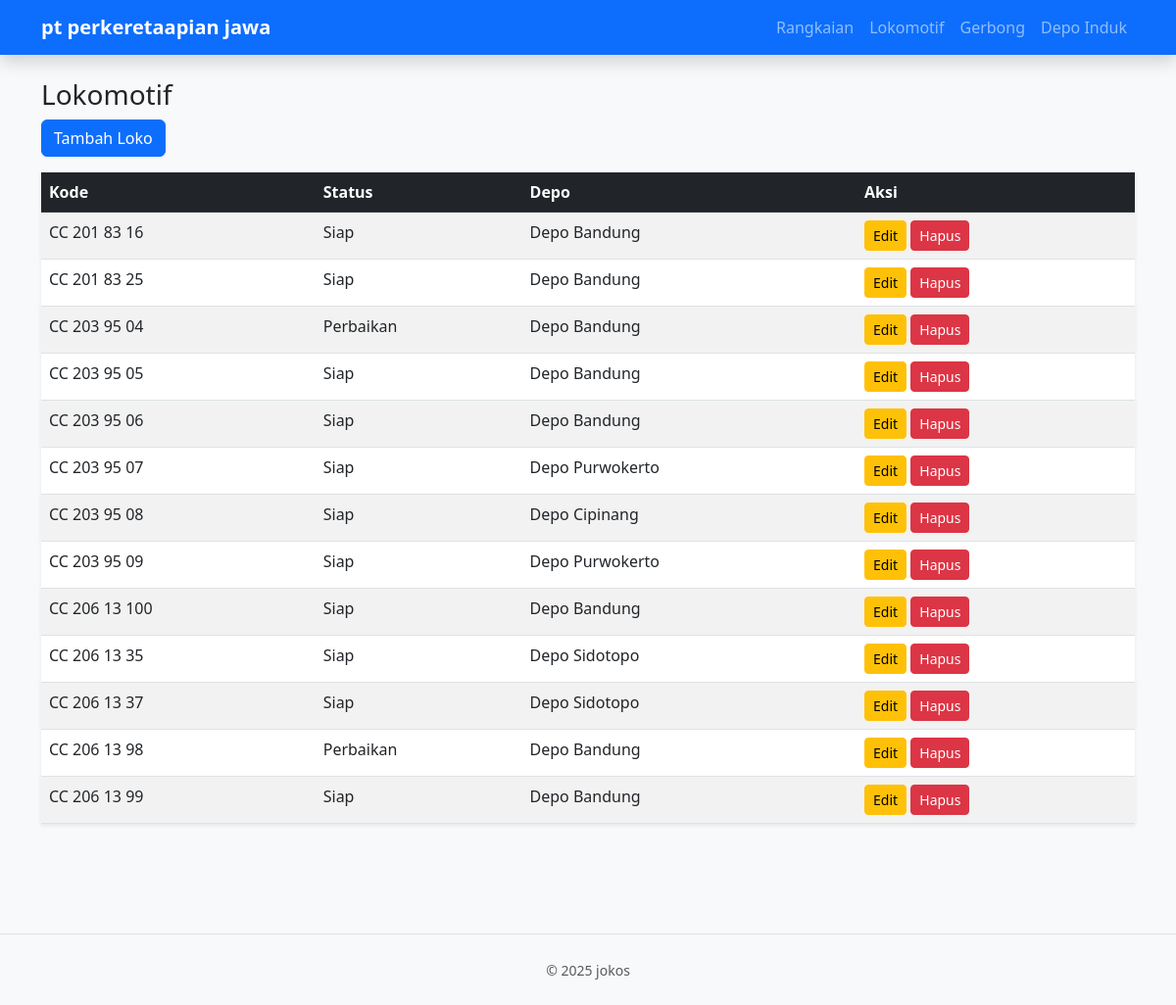
Screenshot of /project/index.php?page=loko with the database file from the repository.
### tables this page shows
CREATE TABLE lokomotif (
    id_loko INT AUTO_INCREMENT PRIMARY KEY,
    kode_loko VARCHAR(20),
    status_mesin ENUM('Siap', 'Perbaikan', 'Cadangan'),
    id_depo INT,
    FOREIGN KEY (id_depo) REFERENCES depo_induk(id_depo) ON DELETE CASCADE
);

CREATE TABLE depo_induk (
    id_depo INT AUTO_INCREMENT PRIMARY KEY,
    nama_depo VARCHAR(50),
    kode_wilayah VARCHAR(10)
);

### project/config/Database.php (called while the page is built, shortened)
<?php
class Database
{
    private $host = "localhost";
    private $database = "db_kereta";
    private $username = "root";
    private $password = "";
    public function getConnection()
    {
        $this->conn = null;
        try {
            $this->conn = new PDO("mysql:host=" . $this->host . ";dbname=" . $this->database, $this->username, $this->password);
            $this->conn->setAttribute(PDO::ATTR_ERRMODE, PDO::ERRMODE_EXCEPTION);
        } catch (PDOException $exception) {
            echo "Connection error: " . $exception->getMessage();
        }
        return $this->conn;
    }
}

### project/viewmodels/LokomotifViewModel.php (called while the page is built, shortened)
<?php
require_once 'models/Lokomotif.php';
class LokomotifViewModel {
    private $model;
    public function __construct() { $this->model = new Lokomotif(); }
    public function index() { return $this->model->getAll()->fetchAll(PDO::FETCH_ASSOC); }
}
?>

### project/models/Lokomotif.php (called while the page is built, shortened)
<?php
require_once 'config/Database.php';
class Lokomotif {
    private $conn;
    public function __construct() {
        $this->conn = (new Database())->getConnection();
    }
    public function getAll() {
        return $this->conn->query("SELECT l.*, d.nama_depo FROM lokomotif l JOIN depo_induk d ON l.id_depo = d.id_depo ORDER BY l.kode_loko ASC");
    }
}
?>

### project/views/lokomotif_list.php (the view)
<h3>Lokomotif</h3>
<a href="index.php?page=loko_form" class="btn btn-primary mb-3">Tambah Loko</a>
<table class="table table-striped bg-white shadow-sm">
    <thead class="table-dark"><tr><th>Kode</th><th>Status</th><th>Depo</th><th>Aksi</th></tr></thead>
    <tbody><?php foreach($list as $row): ?>
        <tr>
            <td><?=$row['kode_loko']?></td>
            <td><?=$row['status_mesin']?></td>
            <td><?=$row['nama_depo']?></td>
            <td>
                <a href="index.php?page=loko_form&id=<?=$row['id_loko']?>" class="btn btn-sm btn-warning">Edit</a>
                <a href="index.php?page=loko_delete&id=<?=$row['id_loko']?>" class="btn btn-sm btn-danger" onclick="return confirm('Hapus?')">Hapus</a>
            </td>
        </tr>
    <?php endforeach; ?></tbody>
</table>

### rows the page displays
lokomotif: kode_loko "CC 201 83 16", status_mesin "Siap", id_depo.nama_depo "Depo Bandung"
lokomotif: kode_loko "CC 201 83 25", status_mesin "Siap", id_depo.nama_depo "Depo Bandung"
lokomotif: kode_loko "CC 203 95 04", status_mesin "Perbaikan", id_depo.nama_depo "Depo Bandung"
lokomotif: kode_loko "CC 203 95 05", status_mesin "Siap", id_depo.nama_depo "Depo Bandung"
lokomotif: kode_loko "CC 203 95 06", status_mesin "Siap", id_depo.nama_depo "Depo Bandung"
lokomotif: kode_loko "CC 203 95 07", status_mesin "Siap", id_depo.nama_depo "Depo Purwokerto"
lokomotif: kode_loko "CC 203 95 08", status_mesin "Siap", id_depo.nama_depo "Depo Cipinang"
lokomotif: kode_loko "CC 203 95 09", status_mesin "Siap", id_depo.nama_depo "Depo Purwokerto"
lokomotif: kode_loko "CC 206 13 100", status_mesin "Siap", id_depo.nama_depo "Depo Bandung"
lokomotif: kode_loko "CC 206 13 35", status_mesin "Siap", id_depo.nama_depo "Depo Sidotopo"
lokomotif: kode_loko "CC 206 13 37", status_mesin "Siap", id_depo.nama_depo "Depo Sidotopo"
lokomotif: kode_loko "CC 206 13 98", status_mesin "Perbaikan", id_depo.nama_depo "Depo Bandung"
lokomotif: kode_loko "CC 206 13 99", status_mesin "Siap", id_depo.nama_depo "Depo Bandung"
